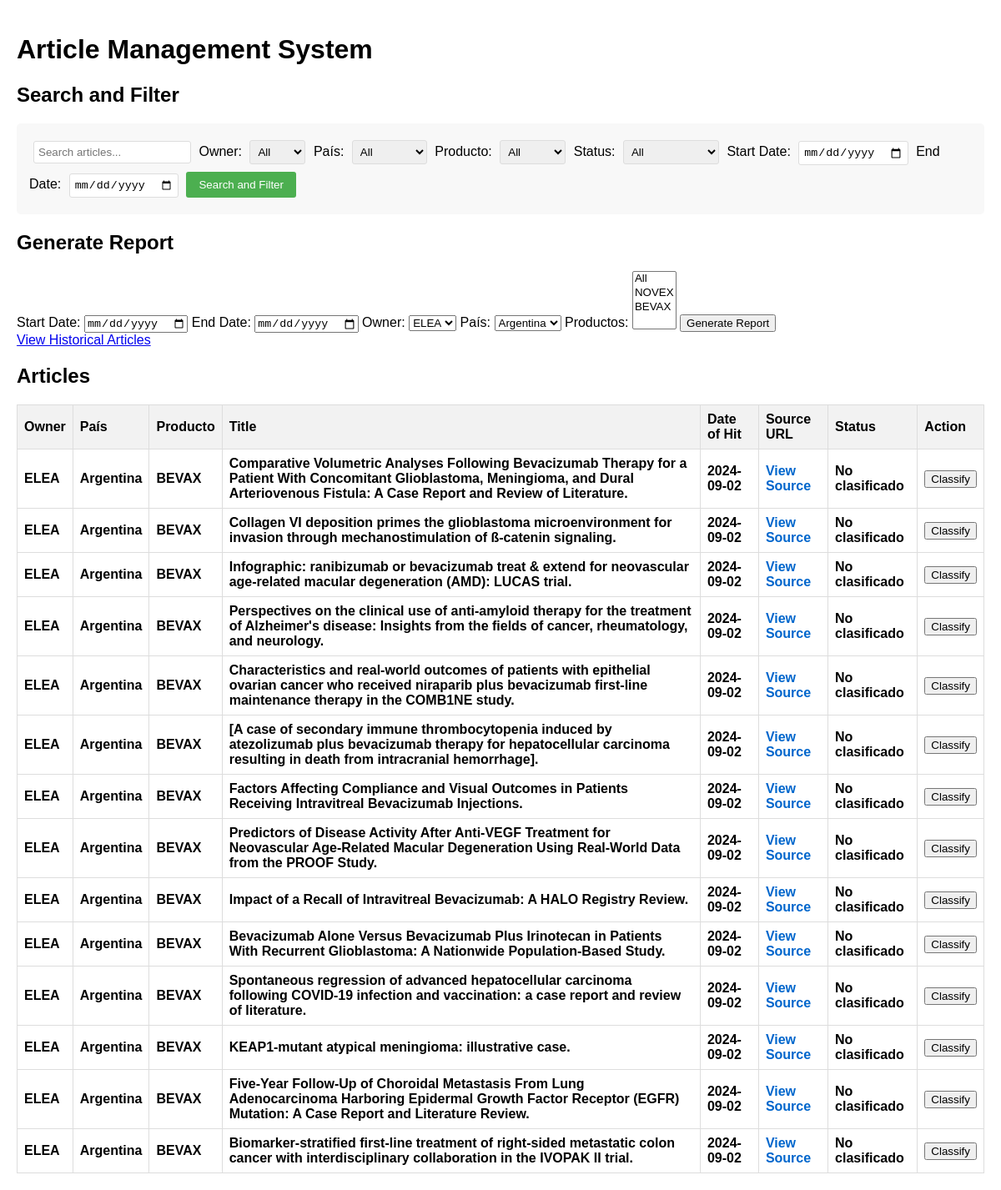
Before: / with the older database file.
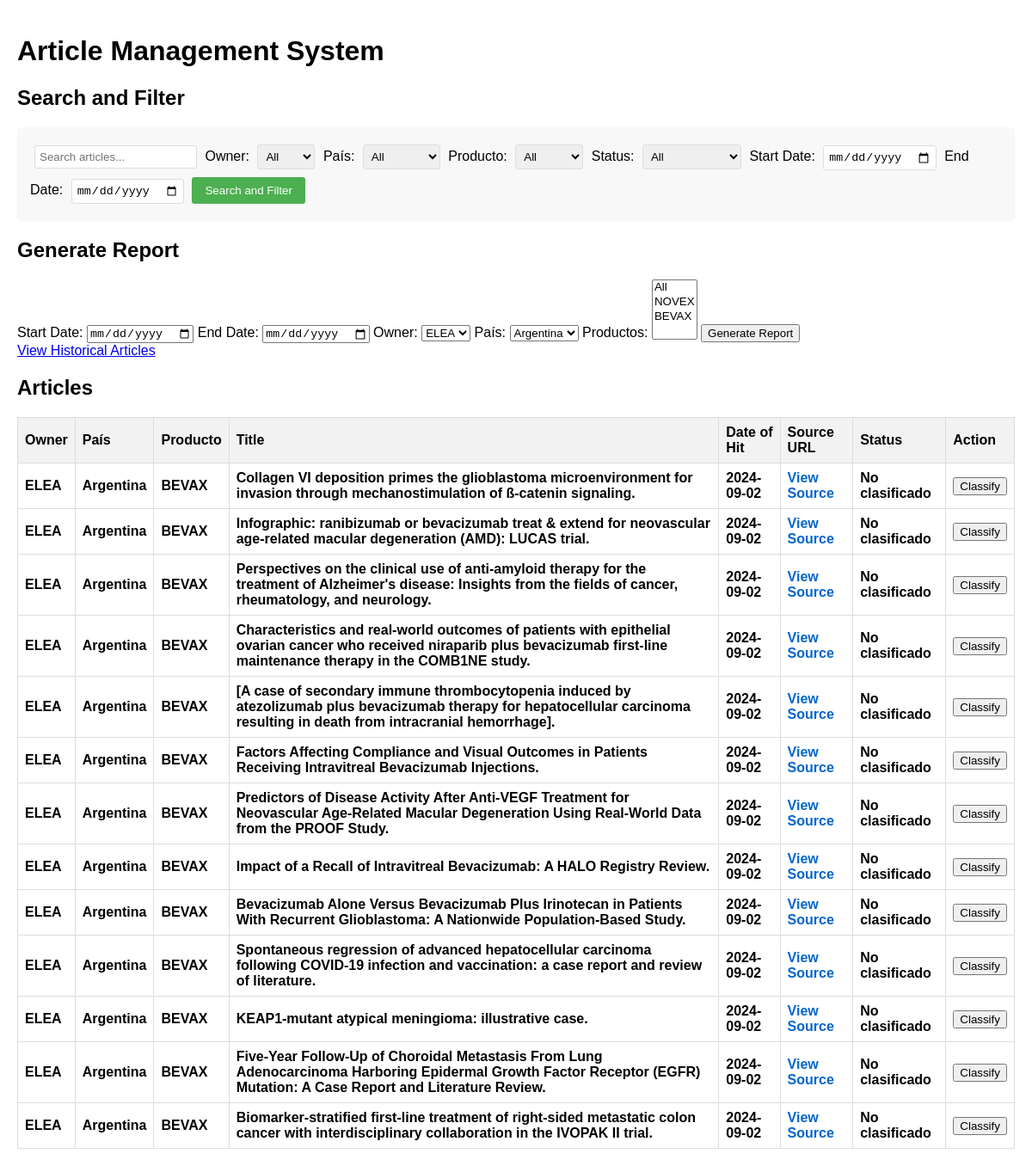
After: the same page with the newer database file.
### models.py (models this page shows)
class Article(db.Model):
    id = db.Column(db.Integer, primary_key=True)
    articleSourceId = db.Column(db.String(255), nullable=False)
    sourceUrl = db.Column(db.String(255), nullable=False)
    title = db.Column(db.Text, nullable=False)
    englishAbstract = db.Column(db.Text)
    spanishAbstract = db.Column(db.Text)
    portugueseAbstract = db.Column(db.Text)
    owner = db.Column(db.String(255), nullable=False)
    pais = db.Column(db.String(255), nullable=False)
    producto = db.Column(db.String(255), nullable=False)
    dateOfHit = db.Column(db.Date, nullable=False)
    status = db.Column(db.String(20), default="No clasificado")
    is_historical = db.Column(db.Boolean, default=False)

### routes.py (the view, shortened to what this page needs)
@main.route('/')
def index():
    logging.debug("Entering index route")
    search_query = request.args.get('search', '')
    owner_filter = request.args.get('owner', '')
    pais_filter = request.args.get('pais', '')
    producto_filter = request.args.get('producto', '')
    status_filter = request.args.get('status', '')
    start_date = request.args.get('start_date', '')
    end_date = request.args.get('end_date', '')
    query = Article.query.filter_by(is_historical=False)
    if owner_filter:
        query = query.filter(Article.owner == owner_filter)
    if pais_filter:
        query = query.filter(Article.pais == pais_filter)
    if producto_filter:
        query = query.filter(Article.producto == producto_filter)
    if status_filter:
        query = query.filter(Article.status == status_filter)
    if start_date:
        query = query.filter(Article.dateOfHit >= datetime.strptime(start_date, '%Y-%m-%d').date())
    if end_date:
        query = query.filter(Article.dateOfHit <= datetime.strptime(end_date, '%Y-%m-%d').date())
    articles = query.all()
    logging.debug(f"Retrieved {len(articles)} articles from the database")
    owners = db.session.query(Article.owner.distinct()).all()
    paises = db.session.query(Article.pais.distinct()).all()
    productos = db.session.query(Article.producto.distinct()).all()
    logging.debug(f"Retrieved {len(owners)} owners, {len(paises)} paises, and {len(productos)} productos")
    return render_template('index.html', articles=articles, owners=owners, paises=paises, productos=productos,
                           search_query=search_query, owner_filter=owner_filter, pais_filter=pais_filter,
                           producto_filter=producto_filter, status_filter=status_filter,
                           start_date=start_date, end_date=end_date)

### templates/index.html (shortened to what this page needs)
{% extends "base.html" %}
{% block content %}
<h1>Article Management System</h1>
{% if not historical %}
<h2>Search and Filter</h2>
<form id="searchFilterForm" method="GET" action="{{ url_for('main.index') }}">
    <input type="text" name="search" placeholder="Search articles..." value="{{ search_query }}">
    <label for="owner">Owner:</label>
    <select name="owner">
        <option value="">All</option>
    </select>
    <label for="pais">País:</label>
    <select name="pais">
        <option value="">All</option>
    </select>
    <label for="producto">Producto:</label>
    <select name="producto">
        <option value="">All</option>
    </select>
    <label for="status">Status:</label>
    <select name="status">
        <option value="">All</option>
    </select>
    <label for="start_date">Start Date:</label>
    <input type="date" name="start_date" value="{{ start_date }}">
    <label for="end_date">End Date:</label>
    <input type="date" name="end_date" value="{{ end_date }}">
    <button type="submit">Search and Filter</button>
</form>
<h2>Generate Report</h2>
<form id="reportForm">
    <label for="start_date">Start Date:</label>
    <input type="date" id="start_date" name="start_date" required>
    <label for="end_date">End Date:</label>
    <input type="date" id="end_date" name="end_date" required>
    <label for="owner">Owner:</label>
    <select id="owner" name="owner" required>
        {% for owner in owners %}
        <option value="{{ owner[0] }}">{{ owner[0] }}</option>
        {% endfor %}
    </select>
    <label for="pais">País:</label>
    <select id="pais" name="pais" required>
        {% for pais in paises %}
        <option value="{{ pais[0] }}">{{ pais[0] }}</option>
        {% endfor %}
    </select>
    <label for="productos">Productos:</label>
    <select id="productos" name="productos[]" multiple required>
        <option value="All">All</option>
        {% for producto in productos %}
        <option value="{{ producto[0] }}">{{ producto[0] }}</option>
        {% endfor %}
    </select>
    <button type="submit">Generate Report</button>
</form>
<a href="{{ url_for('main.historical') }}">View Historical Articles</a>
{% else %}
<a href="{{ url_for('main.index') }}">Back to Current Articles</a>
{% endif %}
<h2>{% if historical %}Historical {% endif %}Articles</h2>
<table>
    <thead>
        <tr>
            <th>Owner</th>
            <th>País</th>
            <th>Producto</th>
            <th>Title</th>
            <th>Date of Hit</th>
            <th>Source URL</th>
            <th>Status</th>
            {% if not historical %}
            <th>Action</th>
            {% endif %}
        </tr>
    </thead>
    <tbody>
        {% for article in articles %}
        <tr data-id="{{ article.id }}" class="{% if article.status == 'No clasificado' %}bold{% elif article.status == 'Relevante' %}relevante{% elif article.status == 'Reportable' %}reportable{% endif %}">
            <td>{{ article.owner }}</td>
            <td>{{ article.pais }}</td>
            <td>{{ article.producto }}</td>
            <td>{{ article.title }}</td>
            <td>{{ article.dateOfHit }}</td>
            <td><a href="{{ article.sourceUrl }}" target="_blank" class="source-link">View Source</a></td>
            <td>{{ article.status }}</td>
            {% if not historical %}
            <td><button class="classify-btn" data-id="{{ article.id }}">Classify</button></td>
            {% endif %}
        </tr>
        {% endfor %}
    </tbody>
</table>
{% endblock %}

### templates/base.html (shortened to what this page needs)
<!DOCTYPE html>
<html lang="en">
<head>
    <link rel="stylesheet" href="{{ url_for('static', filename='css/styles.css') }}">
</head>
<body>
    {% block content %}{% endblock %}
</body>
</html>

### static/css/styles.css (style rules this page uses)
body { font-family: Arial, sans-serif; margin: 0; padding: 20px; }
table { width: 100%; border-collapse: collapse; margin-top: 20px; }
th, td { border: 1px solid #ddd; padding: 8px; text-align: left; }
th { background-color: #f2f2f2; }
.bold { font-weight: bold; }
.source-link { color: #0066cc; text-decoration: none; }
#searchFilterForm { background-color: #f8f8f8; padding: 15px; border-radius: 5px; margin-bottom: 20px; }
#searchFilterForm input[type="text"], #searchFilterForm select, #searchFilterForm input[type="date"] { margin: 5px; padding: 5px; border: 1px solid #ddd; border-radius: 3px; }
#searchFilterForm button { background-color: #4CAF50; color: white; padding: 8px 15px; border: none; border-radius: 3px; cursor: pointer; }

Changed rows visible on the page:
no longer on this page (row edited): Article: owner "ELEA", pais "Argentina", producto "BEVAX", title "Comparative Volumetric Analyses Following Bevacizumab Therapy for a Patient With Concomitant Glioblastoma, Meningioma, and Dural Arteriovenous Fistula: A Case Report and Review of Literature.", dateOfHit "2024-09-02", status "No clasificado"
